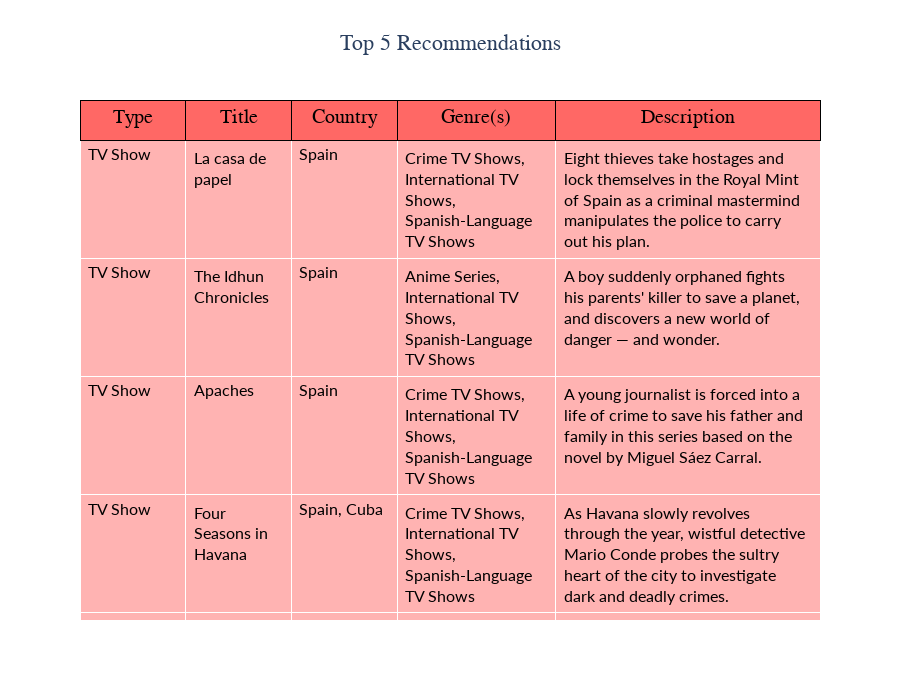

The notebook cell this image was saved under:
### Code cell
# Display recommendations for a sample title
display_recommendations(get_recommendations("Elite"))

### Figure 1 — Plotly figure (JSON) as saved in the notebook; plotly's stock layout.template omitted (floating-point values rounded to 4 significant figures)
{"data": [{"cells": {"align": "left", "fill": {"color": "#FFB3B2"}, "font": {"color": "black", "family": "Lato", "size": 16}, "values": [["TV Show", "TV Show", "TV Show", "TV Show", "TV Show"], ["La casa de papel", "The Idhun Chronicles", "Apaches", "Four Seasons in Havana", "Someone Has to Die"], ["Spain", "Spain", "Spain", "Spain, Cuba", "Mexico, Spain"], ["Crime TV Shows, International TV Shows, Spanish-Language TV Shows", "Anime Series, International TV Shows, Spanish-Language TV Shows", "Crime TV Shows, International TV Shows, Spanish-Language TV Shows", "Crime TV Shows, International TV Shows, Spanish-Language TV Shows", "Crime TV Shows, International TV Shows, Spanish-Language TV Shows"], ["Eight thieves take hostages and lock themselves in the Royal Mint of Spain as a criminal mastermind manipulates the police to carry out his plan.", "A boy suddenly orphaned fights his parents' killer to save a planet, and discovers a new world of danger — and wonder.", "A young journalist is forced into a life of crime to save his father and family in this series based on the novel by Miguel Sáez Carral.", "As Havana slowly revolves through the year, wistful detective Mario Conde probes the sultry heart of the city to investigate dark and deadly crimes.", "In conservative 1950s Spain, the alleged relationship between a young man and a Mexican ballerino creates an uproar of harrowing consequences."]]}, "columnorder": [1, 2, 3, 4, 5], "columnwidth": [20, 20, 20, 30, 50], "header": {"align": "center", "fill": {"color": "#FF6865"}, "font": {"color": "black", "family": "Gravitas One", "size": 20}, "height": 40, "line": {"color": "black"}, "values": ["Type", "Title", "Country", "Genre(s)", "Description"]}, "type": "table"}], "layout": {"height": 700, "title": {"font": {"family": "Gravitas One", "size": 22}, "text": "Top 5 Recommendations", "x": 0.5}}}
